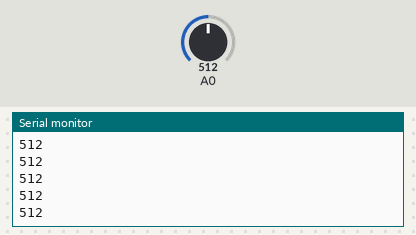
A sketch run on a simulated Arduino Uno, built with avr-gcc and run on an emulated ATmega328P. Shown: the last lines printed to the serial monitor. The inputs (shaded band) are chosen by the test bench; at power-on: A0 = 512.

Above: at 1.2 s.
1.3 s: A0 set to 716
At 1.32 s:
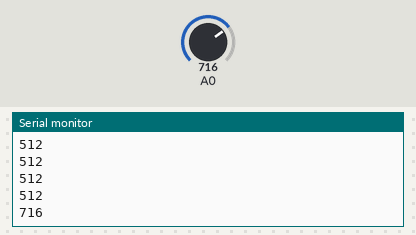
2.8 s: A0 set to 900
At 2.83 s:
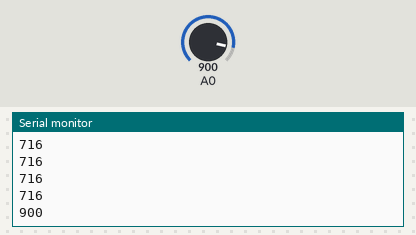
Timing chart, 0 to 5.8 s (numbered marks = the images above; inputs shaded):
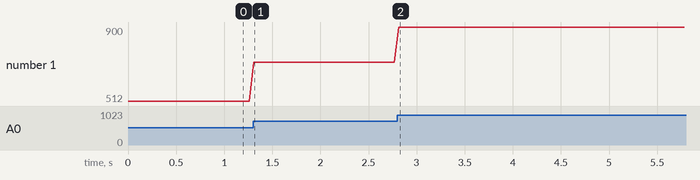

The sketch:

emg_to_knee_1.ino
```cpp
/*
  MyoWare 2.0 Signal Grapher

  This sketch reads the analog output from a MyoWare 2.0 Muscle Sensor
  connected to analog pin A0 and sends the data to the computer.

  You can view the data as a real-time graph using the Arduino IDE's
  Serial Plotter (Tools > Serial Plotter).

  Hardware Connections:
  - MyoWare Sensor -> Link Shield -> TRS Cable -> Arduino Shield (A0)
  - Arduino Shield stacked on SparkFun RedBoard Plus
  - RedBoard Plus connected to computer via USB
*/

void setup() {
  // Initialize serial communication at 115200 bits per second.
  // This is the speed at which data is sent to the computer.
  Serial.begin(115200);

  // The following line is optional but helpful. It waits for you to open
  // the Serial Monitor or Plotter before the sketch starts sending data.
  while (!Serial);

  Serial.println("MyoWare 2.0 Signal Grapher Initialized");
}

void loop() {
  // Read the raw analog value from the sensor on pin A0.
  // This will be a number between 0 (0 volts) and 1023 (5 volts).
  int sensorValue = analogRead(A0);

  // Print the sensor value to the serial port. The Serial Plotter will
  // use this stream of numbers to draw the graph.
  Serial.println(sensorValue);

  // A small delay is added to prevent overwhelming the serial port
  // and to make the graph easier to read.
  delay(50);
}
```

Measured:
- after the input at 1.3 s, the serial monitor: prints a new line at once (image 1)
- after the input at 2.8 s, the serial monitor: prints a new line at once (image 2)
- plotted number 1: 512 → 716 after the input at 1.3 s, 716 → 900 after the input at 2.8 s
